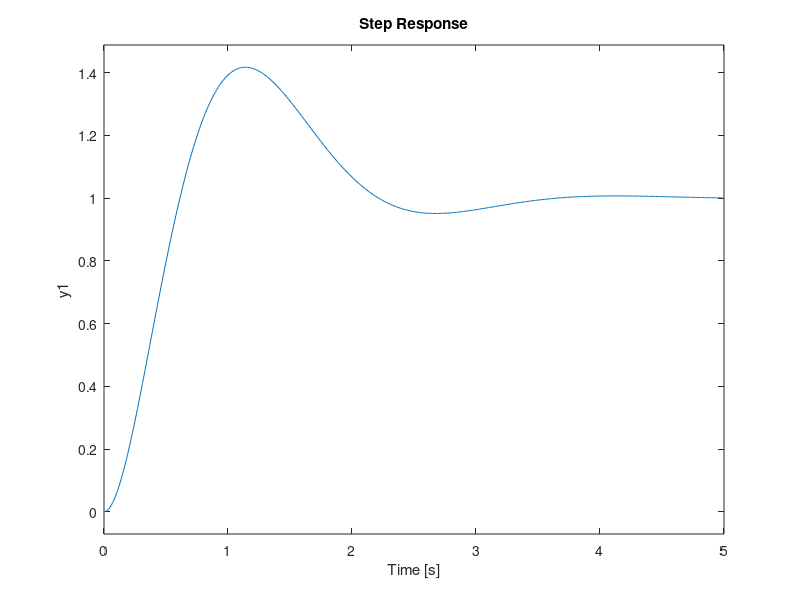

MATLAB code to generate this figure:
num = 0.2884; den =[1 0 0];
g = tf(num, den);
Kc = 45.45; z=1.22;  p=5.17;
numh=Kc * [1 z];  denh = [1 p];
h=tf(numh, denh);
n = series(h,g);
m = feedback(n,1);
t = [0 : 0.01 : 5];
step(m, t), grid